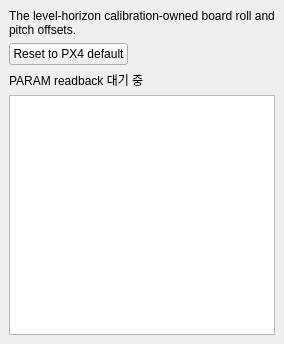
                        <widget class="QWidget" name="widget88">
                          <property name="minimumSize">
                            <size>
                              <width>0</width>
                              <height>0</height>
                            </size>
                          </property>
                          <property name="maximumSize">
                            <size>
                              <width>16777215</width>
                              <height>16777215</height>
                            </size>
                          </property>
                          <layout class="QVBoxLayout" name="layout89" stretch="0,0,0,1">
                            <property name="leftMargin">
                              <number>9</number>
                            </property>
                            <property name="topMargin">
                              <number>9</number>
                            </property>
                            <property name="rightMargin">
                              <number>9</number>
                            </property>
                            <property name="bottomMargin">
                              <number>9</number>
                            </property>
                            <property name="spacing">
                              <number>6</number>
                            </property>
                            <item>
                              <widget class="QLabel" name="widget90">
                                <property name="minimumSize">
                                  <size>
                                    <width>0</width>
                                    <height>0</height>
                                  </size>
                                </property>
                                <property name="maximumSize">
                                  <size>
                                    <width>16777215</width>
                                    <height>16777215</height>
                                  </size>
                                </property>
                                <property name="text">
                                  <string>The level-horizon calibration-owned board roll and pitch offsets.</string>
                                </property>
                                <property name="wordWrap">
                                  <bool>true</bool>
                                </property>
                                <property name="alignment">
                                  <set>Qt::AlignLeft|Qt::AlignVCenter</set>
                                </property>
                                <property name="textInteractionFlags">
                                  <set>Qt::LinksAccessibleByMouse</set>
                                </property>
                                <property name="legacyObjectName" stdset="0">
                                  <string>compactContract</string>
                                </property>
                              </widget>
                            </item>
                            <item>
                              <layout class="QHBoxLayout" name="layout91" stretch="0,1">
                                <property name="leftMargin">
                                  <number>0</number>
                                </property>
                                <property name="topMargin">
                                  <number>0</number>
                                </property>
                                <property name="rightMargin">
                                  <number>0</number>
                                </property>
                                <property name="bottomMargin">
                                  <number>0</number>
                                </property>
                                <property name="spacing">
                                  <number>6</number>
                                </property>
                                <item>
                                  <widget class="QPushButton" name="px4_parameter_reset_buttons_left_level">
                                    <property name="minimumSize">
                                      <size>
                                        <width>0</width>
                                        <height>0</height>
                                      </size>
                                    </property>
                                    <property name="maximumSize">
                                      <size>
                                        <width>16777215</width>
                                        <height>16777215</height>
                                      </size>
                                    </property>
                                    <property name="text">
                                      <string>Reset to PX4 default</string>
                                    </property>
                                    <property name="commandId" stdset="0">
                                      <string>pixhawk.reset_calibration.p1.level</string>
                                    </property>
                                  </widget>
                                </item>
                                <item>
                                  <spacer name="spacer93">
                                    <property name="orientation">
                                      <enum>Qt::Horizontal</enum>
                                    </property>
                                    <property name="sizeHint">
                                      <size>
                                        <width>0</width>
                                        <height>0</height>
                                      </size>
                                    </property>
                                  </spacer>
                                </item>
                              </layout>
                            </item>
                            <item>
                              <widget class="QLabel" name="px4_parameter_group_status_labels_left_level">
                                <property name="minimumSize">
                                  <size>
                                    <width>0</width>
                                    <height>0</height>
                                  </size>
                                </property>
                                <property name="maximumSize">
                                  <size>
                                    <width>16777215</width>
                                    <height>16777215</height>
                                  </size>
                                </property>
                                <property name="text">
                                  <string>PARAM readback 대기 중</string>
                                </property>
                                <property name="wordWrap">
                                  <bool>true</bool>
                                </property>
                                <property name="alignment">
                                  <set>Qt::AlignLeft|Qt::AlignVCenter</set>
                                </property>
                                <property name="textInteractionFlags">
                                  <set>Qt::TextSelectableByMouse</set>
                                </property>
                                <property name="legacyObjectName" stdset="0">
                                  <string>statusStrip</string>
                                </property>
                              </widget>
                            </item>
                            <item>
                              <widget class="QTableView" name="px4_parameter_tables_left_level">
                                <property name="minimumSize">
                                  <size>
                                    <width>0</width>
                                    <height>240</height>
                                  </size>
                                </property>
                                <property name="maximumSize">
                                  <size>
                                    <width>16777215</width>
                                    <height>16777215</height>
                                  </size>
                                </property>
                                <property name="editTriggers">
                                  <set>QAbstractItemView::NoEditTriggers</set>
                                </property>
                                <property name="selectionBehavior">
                                  <enum>QAbstractItemView::SelectRows</enum>
                                </property>
                                <property name="selectionMode">
                                  <enum>QAbstractItemView::ExtendedSelection</enum>
                                </property>
                                <attribute name="verticalHeaderVisible">
                                  <bool>false</bool>
                                </attribute>
                                <attribute name="horizontalHeaderStretchLastSection">
                                  <bool>true</bool>
                                </attribute>
                                <property name="horizontalScrollMode">
                                  <enum>QAbstractItemView::ScrollPerItem</enum>
                                </property>
                                <property name="alternatingRowColors">
                                  <bool>true</bool>
                                </property>
                              </widget>
                            </item>
                          </layout>
                          <attribute name="title">
                            <string>Level horizon calibration</string>
                          </attribute>
                        </widget>
